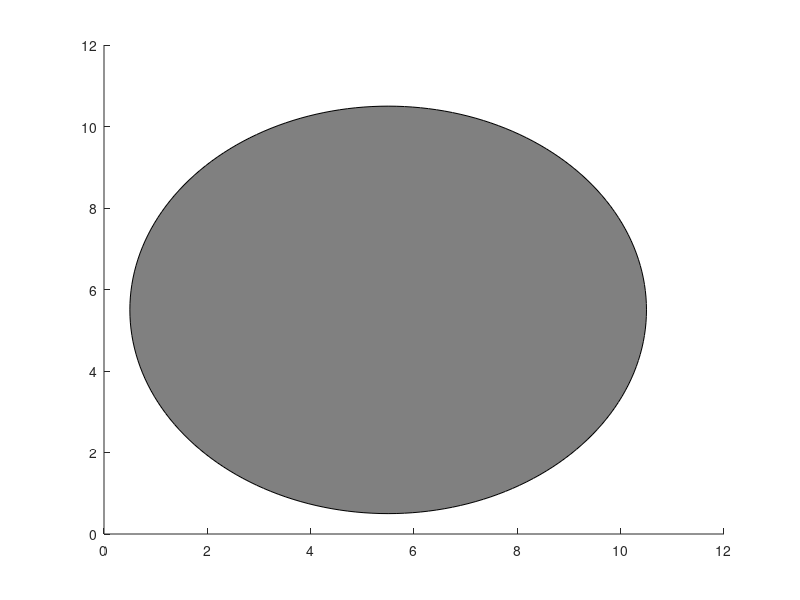

This figure's MATLAB source: (Note: this script raises an error after producing the figure.)
clear
clc
close all

% TODO: range 1-10 for testing, I guess factors can be ignored??
% bigger dots: take care of smaller pixelic resolution
% Lena density control: mean of all inter-dot distances (might be more
% computationally efficient)

% path to save stimuli pattern
stim_path = 'D:\MasterThesis\analysis\Stimuli_creation\ver_23042025\dot_size_0p25\'; 

samples = {1:10, 4:13, 5:14, 6:15, 7:16, 8:17}; % potential samples to use
%factors = [0.316, 0.56, 1, 1.77, 3.16]; % factors to generate nonmatches
factors = [1, 1, 1, 1, 1];
n_match = 4;
n_nonmatch = 1;
stim_type = 'C';     % toggle to either generate standard or control stimuli

samples_to_use = 1; % set value to decide which sample to use for stimuli generation 

%% Create Stimuli 
% specify window
winsize_x = 534;
winsize_y = 534;

% specify Dots
dot_rad = .25;
min_dist = .5;
lowcut = .01;
highcut = 20;

% specify control
total_area = 2;
min_dist_control = .2;
lowcut_control = 4;
highcut_control = 4.2;

% Specify background
xbig = 5.5;
ybig = 5.5;
rbig = 5;
backcolour = [.5, .5, .5];
edgecolour = [.5 .5 .5];

% Circle generation 
t = (0:2 * pi / 200:2 * pi);
x = sin(t);
y = cos(t);

% get the sample
current_sample = samples{samples_to_use};
nums = unique(current_sample);

% make B_grey.bmp

pos = [0, 0, winsize_x/2, winsize_y/2];
set(gcf, "Position", pos, "Units", "pixels");
hold on
backcircle = fill(x * rbig + xbig, y * rbig + ybig, backcolour);
backcircle.EdgeColor = "none";  % disable white edge around circle
axis square off
% Take a snapshot HELLO HELLO PLS DEBUG 
f = getframe(gcf);
[image, ~] = frame2im(f);

% save the stimulus pattern
filename = strcat('B_grey.bmp');
imwrite(image, strcat(stim_path, filename));
close all

% iterate over each number to be visualized as stimulus pattern
for d = 1:size(nums, 2)
    curr_num = nums(d);
    % define how many variations to generate
    if ismember(curr_num, current_sample)
        amount_img = n_match;
    else
        amount_img = n_nonmatch;
    end
    % create the stimulus
    for img = 1:amount_img
        % set figure stuff
        %set(groot);
        pos = [0, 0, winsize_x/2, winsize_y/2];
        set(gcf, "Position", pos, "Units", "pixels");

        % background circle
        hold on
        backcircle = fill(x * rbig + xbig, y * rbig + ybig, backcolour);
        backcircle.EdgeColor = "none";
        % toggle axis off 
        axis square off

        % get random dot position in [0, 1], rescaled within background
        % circle
        dot_pos_limit = max(max(x * rbig + xbig, y * rbig + ybig)) - 2 * dot_rad;

        dot_pos = dot_pos_limit * rand(2, curr_num);

        % control of dots truly lying within background circle
        % set threshold here already cuz I guess this needs to be
        % hardcoded...
        threshold = rbig - 2 * dot_rad;
        % do the control
        dot_pos = rand_dot_pos(dot_pos, dot_rad, threshold, dot_pos_limit, xbig, ybig, min_dist);

        % identify individual dot sizes
        if stim_type == 'C'
            sizes = calc_area(total_area, curr_num);
            % copied from Lena, gotta generalize rand_dot_pos first
            for dot = 1:curr_num
                check = false;
                while ~check
                    distance = sqrt(abs(dot_pos(1, dot) - xbig)^2 + ...
                        abs(dot_pos(2, dot) - ybig)^2);
                    distance = distance + 2 * sizes(dot);
                    if distance < min_dist
                        dot_pos(:, dot) = dot_pos_limit * rand(2, 1);
                    else
                        check = true;
                    end
                end
            end
        elseif stim_type == 'S'
            sizes = ones(curr_num, 1) * dot_rad;
        end

        % density control
        if curr_num > 1
            dense = density(dot_pos(1, 1:curr_num), dot_pos(2, 1:curr_num));
            if not (mean(dense) > lowcut && mean(dense) < highcut) && ...
                (min(dense) > min_dist)
                continue
            end
        end

        


        % plotting
        % Lena Approach
        % iterate over each dot
        for dot = 1:curr_num
            fill(x * sizes(dot) + dot_pos(1, dot), ...
                y * sizes(dot) + dot_pos(2, dot), ...
                [0 0 0], "EdgeColor", [0 0 0]);
        end
        % My approach of avoiding another for loop :(

        % Take a snapshot HELLO HELLO PLS DEBUG 
        f = getframe(gcf);
        [image, ~] = frame2im(f);

        % save the stimulus pattern
        filename = strcat(stim_type, strcat(num2str(curr_num), num2str(img)), '.bmp');
        imwrite(image, strcat(stim_path, filename));
        %reset(groot)
        close all
    end
    %progressbar(d, size(nums, 2))
    
end
